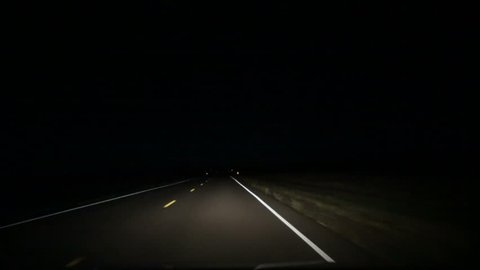
#> input picture test_images/1.jpg, 480 x 270 px
$ jupyter execute --allow-errors Lane-Lines-Detection.ipynb   (shell and % lines are left out)
#> lines starting #> are read from the running program, lines starting #| are printed output that depends on the picture; after the words box and inside, x2 and y2 are one past the last pixel; in counts of white or black regions, pixels touching at a corner belong together
## 1. Loading test images

[cell 1]
#Importing some useful packages
import matplotlib.pyplot as plt
import matplotlib.image as mpimg
import numpy as np
import cv2
import os
import glob
from moviepy.video.io.VideoFileClip import VideoFileClip

[cell 2]
def list_images(images, cols=2, rows=5, cmap=None):
    """
    Display a list of images in a single figure with matplotlib.
    """
    plt.figure(figsize=(10, 11))
    for i, image in enumerate(images):
        plt.subplot(rows, cols, i + 1)
        cmap = 'gray' if len(image.shape) == 2 else cmap
        plt.imshow(image, cmap=cmap)
        plt.xticks([])
        plt.yticks([])
    plt.tight_layout(pad=0, h_pad=0, w_pad=0)
    plt.show()

[cell 3]
if os.path.exists('test_images'):
    test_images = [plt.imread(img) for img in glob.glob('test_images/*.jpg')]
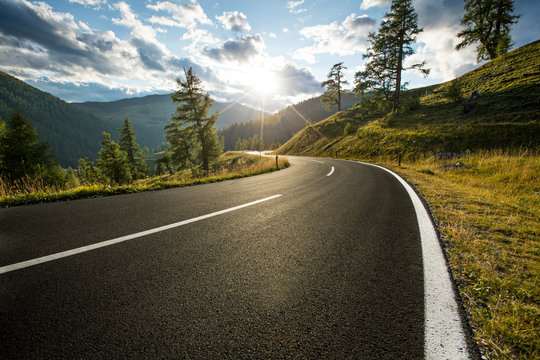
#> input picture test_images/360_F_200058675_xlBsEAhpCCtJhviCl9oEzhb42NsJHuI5 (2).jpg, 540 x 360 px
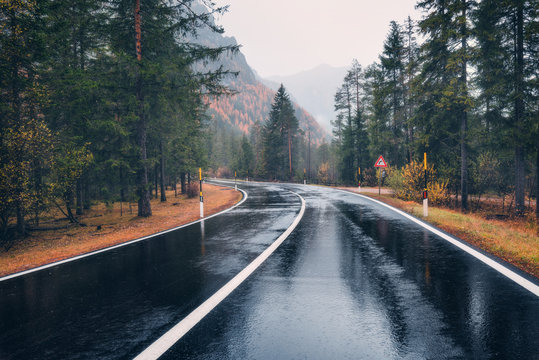
#> input picture test_images/360_F_231859652_yuIierrWt9XZJwgyYrDS5D6mQJGiJGZ8.jpg, 539 x 360 px
#> test_images = 3 items
    list_images(test_images)
#> the loop in list_images, `for i, image in enumerate(images):` made 3 passes
#> in list_images, `plt.show()`:
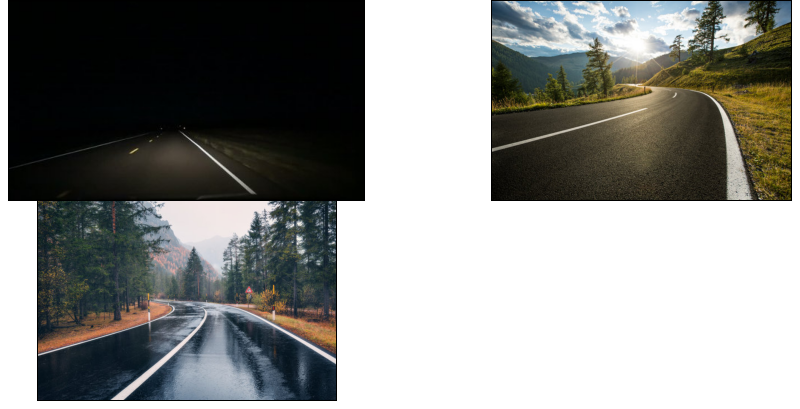
#> figure drawn by matplotlib, 3 panels
else:
    print("Error: 'test_images' folder not found.")

## 2. Color Selection

[cell 4]
def RGB_color_selection(image):
    """
    Apply color selection to RGB images to blackout everything except for white and yellow lane lines.
        Parameters:
            image: An np.array compatible with plt.imshow.
    """
    #White color mask
    lower_threshold = np.uint8([200, 200, 200])
    upper_threshold = np.uint8([255, 255, 255])
    white_mask = cv2.inRange(image, lower_threshold, upper_threshold)
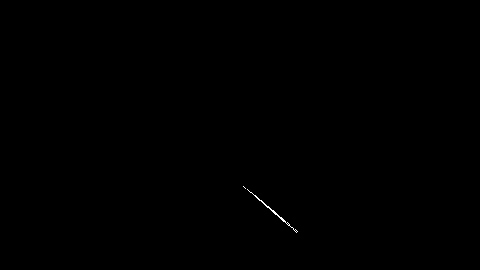
#> white_mask: shape (270, 480); 0.07% white in thin lines or dots, all inside (x1, y1, x2, y2) = (243, 186, 298, 233)
#> image is the input picture: shape (270, 480, 3); mean R, G, B 7.8, 8.6, 7

    #Yellow color mask
    lower_threshold = np.uint8([175, 175,   0])
    upper_threshold = np.uint8([255, 255, 255])
    yellow_mask = cv2.inRange(image, lower_threshold, upper_threshold)
#> yellow_mask: shape (270, 480); 0.15% white in thin lines or dots, all inside (x1, y1, x2, y2) = (166, 182, 314, 245)

    #Combine white and yellow masks
    mask = cv2.bitwise_or(white_mask, yellow_mask)
    masked_image = cv2.bitwise_and(image, image, mask = mask)

    return masked_image

Applying color selection to `test_images` in the RGB color space.

[cell 5]
list_images(list(map(RGB_color_selection, test_images)))
#> in RGB_color_selection (call 2), `white_mask = cv2.inRange(image, lower_threshold, upper_threshold)`: white_mask: shape (360, 540); 9.8% white; 286 white regions (267 under 20 px), largest, box (x1, y1, x2, y2) and area: (112, 1, 375, 114) 11637, (23, 31, 186, 94) 2595, (401, 28, 476, 89) 2573
#> in RGB_color_selection, image is the input picture: shape (360, 540, 3); mean R, G, B 98.7, 97.6, 80.8
#> in RGB_color_selection (call 2), `yellow_mask = cv2.inRange(image, lower_threshold, upper_threshold)`: yellow_mask: shape (360, 540); 14.8% white; 205 white regions (190 under 20 px), largest, box (x1, y1, x2, y2) and area: (0, 0, 380, 123) 19538, (373, 165, 468, 360) 3433, (401, 25, 480, 89) 3130
#> in RGB_color_selection (call 3), `white_mask = cv2.inRange(image, lower_threshold, upper_threshold)`: white_mask: shape (360, 539); 9.4% white; 176 white regions (162 under 20 px), largest, box (x1, y1, x2, y2) and area: (204, 0, 437, 135) 14299, (134, 193, 306, 360) 1926, (352, 193, 539, 296) 845
#> in RGB_color_selection, image is the input picture: shape (360, 539, 3); mean R, G, B 87.5, 93.3, 96.4
#> in RGB_color_selection (call 3), `yellow_mask = cv2.inRange(image, lower_threshold, upper_threshold)`: yellow_mask: shape (360, 539); 11.5% white; 313 white regions (290 under 20 px), largest, box (x1, y1, x2, y2) and area: (192, 0, 437, 138) 15334, (133, 184, 539, 360) 3730, (297, 292, 377, 336) 1228
#> the loop in list_images (call 2), `for i, image in enumerate(images):` made 3 passes

### a) HSV color space

[cell 6]
def convert_hsv(image):
    """
    Convert RGB images to HSV.
        Parameters:
            image: An np.array compatible with plt.imshow.
    """
    return cv2.cvtColor(image, cv2.COLOR_RGB2HSV)
#> returned value: shape (270, 480, 3); mean H, S, V 66.7, 179.9, 9.6

list_images(list(map(convert_hsv, test_images)))
#> in convert_hsv (call 2), `return cv2.cvtColor(image, cv2.COLOR_RGB2HSV)`: returned value: shape (360, 540, 3); mean H, S, V 40.4, 96.2, 105.6
#> in convert_hsv (call 3), `return cv2.cvtColor(image, cv2.COLOR_RGB2HSV)`: returned value: shape (360, 539, 3); mean H, S, V 86.6, 80.1, 104.7

[cell 7]
def HSV_color_selection(image):
    """
    Apply color selection to the HSV images to blackout everything except for white and yellow lane lines.
        Parameters:
            image: An np.array compatible with plt.imshow.
    """
    #Convert the input image to HSV
    converted_image = convert_hsv(image)

    #White color mask
    lower_threshold = np.uint8([0, 0, 210])
    upper_threshold = np.uint8([255, 30, 255])
    white_mask = cv2.inRange(converted_image, lower_threshold, upper_threshold)

    #Yellow color mask
    lower_threshold = np.uint8([18, 80, 80])
    upper_threshold = np.uint8([30, 255, 255])
    yellow_mask = cv2.inRange(converted_image, lower_threshold, upper_threshold)
#> yellow_mask: shape (270, 480); 0.01% white in thin lines or dots, all inside (x1, y1, x2, y2) = (164, 200, 176, 208)

    #Combine white and yellow masks
    mask = cv2.bitwise_or(white_mask, yellow_mask)
#> mask: shape (270, 480); 0.09% white in thin lines or dots, all inside (x1, y1, x2, y2) = (164, 186, 298, 233)
    masked_image = cv2.bitwise_and(image, image, mask = mask)
#> masked_image: shape (270, 480, 3)

    return masked_image

[cell 8]
list_images(list(map(HSV_color_selection, test_images)))
#> in HSV_color_selection (call 2), `white_mask = cv2.inRange(converted_image, lower_threshold, upper_thres..`: white_mask: shape (360, 540); 9.7% white; 303 white regions (283 under 20 px), largest, box (x1, y1, x2, y2) and area: (112, 1, 375, 115) 11069, (23, 31, 186, 94) 2561, (401, 28, 477, 89) 2547
#> in HSV_color_selection (call 2), `yellow_mask = cv2.inRange(converted_image, lower_threshold, upper_thre..`: yellow_mask: shape (360, 540); 18.3% white; 693 white regions (668 under 20 px), largest, box (x1, y1, x2, y2) and area: (182, 111, 540, 360) 27796, (112, 97, 277, 191) 2932, (457, 55, 540, 98) 851
#> in HSV_color_selection (call 2), `mask = cv2.bitwise_or(white_mask, yellow_mask)`: mask: shape (360, 540); 28% white; 974 white regions (934 under 20 px), largest, box (x1, y1, x2, y2) and area: (112, 97, 540, 360) 31686, (112, 1, 375, 115) 11079, (401, 28, 477, 91) 2638
#> in HSV_color_selection (call 3), `white_mask = cv2.inRange(converted_image, lower_threshold, upper_thres..`: white_mask: shape (360, 539); 9.4% white; 217 white regions (202 under 20 px), largest, box (x1, y1, x2, y2) and area: (198, 0, 437, 133) 14337, (134, 193, 328, 360) 1973, (355, 194, 539, 296) 833
#> in HSV_color_selection (call 3), `yellow_mask = cv2.inRange(converted_image, lower_threshold, upper_thre..`: yellow_mask: shape (360, 539); 1% white in thin lines or dots, all inside (x1, y1, x2, y2) = (0, 0, 539, 272)

### c) HSL color space

[cell 9]
def convert_hsl(image):
    """
    Convert RGB images to HSL.
        Parameters:
            image: An np.array compatible with plt.imshow.
    """
    return cv2.cvtColor(image, cv2.COLOR_RGB2HLS)
#> returned value: shape (270, 480, 3); mean of channels 0, 1, 2 66.7, 7.7, 163.7

list_images(list(map(convert_hsl, test_images)))
#> in convert_hsl (call 2), `return cv2.cvtColor(image, cv2.COLOR_RGB2HLS)`: returned value: shape (360, 540, 3); mean of channels 0, 1, 2 40.3, 90.1, 78.5
#> in convert_hsl (call 3), `return cv2.cvtColor(image, cv2.COLOR_RGB2HLS)`: returned value: shape (360, 539, 3); mean of channels 0, 1, 2 86.6, 92.5, 59.8

[cell 10]
def HSL_color_selection(image):
    """
    Apply color selection to the HSL images to blackout everything except for white and yellow lane lines.
        Parameters:
            image: An np.array compatible with plt.imshow.
    """
    #Convert the input image to HSL
    converted_image = convert_hsl(image)

    #White color mask
    lower_threshold = np.uint8([0, 200, 0])
    upper_threshold = np.uint8([255, 255, 255])
    white_mask = cv2.inRange(converted_image, lower_threshold, upper_threshold)
#> white_mask: shape (270, 480); 0.08% white in thin lines or dots, all inside (x1, y1, x2, y2) = (243, 186, 299, 234)

    #Yellow color mask
    lower_threshold = np.uint8([10, 0, 100])
    upper_threshold = np.uint8([40, 255, 255])
    yellow_mask = cv2.inRange(converted_image, lower_threshold, upper_threshold)
#> yellow_mask: shape (270, 480); 2.7% white; 96 white regions (69 under 20 px), largest, box (x1, y1, x2, y2) and area: (432, 223, 464, 262) 595, (371, 218, 432, 248) 428, (448, 184, 464, 208) 334

    #Combine white and yellow masks
    mask = cv2.bitwise_or(white_mask, yellow_mask)
    masked_image = cv2.bitwise_and(image, image, mask = mask)
#> masked_image: shape (270, 480, 3)

    return masked_image

Applying color selection to `test_images` in the HSL color space.

[cell 11]
list_images(list(map(HSL_color_selection, test_images)))
#> in HSL_color_selection (call 2), `white_mask = cv2.inRange(converted_image, lower_threshold, upper_thres..`: white_mask: shape (360, 540); 11.8% white; 310 white regions (292 under 20 px), largest, box (x1, y1, x2, y2) and area: (112, 0, 377, 115) 14432, (23, 31, 186, 95) 2823, (401, 27, 477, 89) 2746
#> in HSL_color_selection (call 2), `yellow_mask = cv2.inRange(converted_image, lower_threshold, upper_thre..`: yellow_mask: shape (360, 540); 21.2% white; 2543 white regions (2514 under 20 px), largest, box (x1, y1, x2, y2) and area: (0, 95, 540, 360) 30875, (411, 32, 540, 107) 3204, (475, 0, 506, 26) 207
#> in HSL_color_selection (call 2), `mask = cv2.bitwise_or(white_mask, yellow_mask)`:
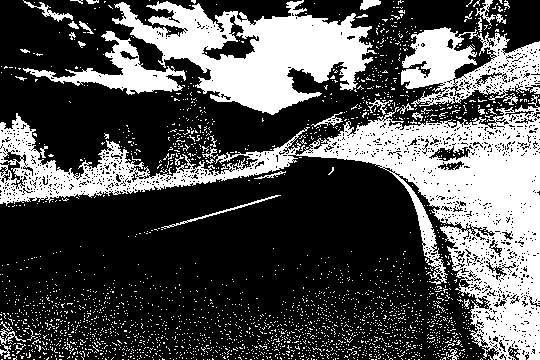
#> mask: shape (360, 540); 32.3% white; 2554 white regions (2519 under 20 px), largest, box (x1, y1, x2, y2) and area: (0, 95, 540, 360) 31904, (112, 0, 377, 115) 14432, (401, 27, 540, 107) 6002
#> in HSL_color_selection (call 2), `masked_image = cv2.bitwise_and(image, image, mask = mask)`:
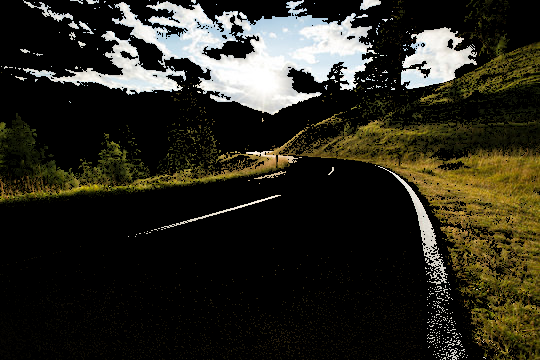
#> masked_image: shape (360, 540, 3); mean R, G, B 43, 41.2, 31.3
#> in HSL_color_selection (call 3), `white_mask = cv2.inRange(converted_image, lower_threshold, upper_thres..`:
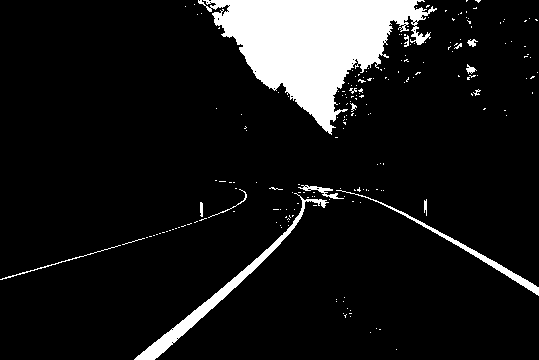
#> white_mask: shape (360, 539); 9.7% white; 207 white regions (191 under 20 px), largest, box (x1, y1, x2, y2) and area: (198, 0, 437, 135) 14731, (134, 193, 329, 360) 2054, (336, 190, 539, 296) 882
#> in HSL_color_selection (call 3), `yellow_mask = cv2.inRange(converted_image, lower_threshold, upper_thre..`:
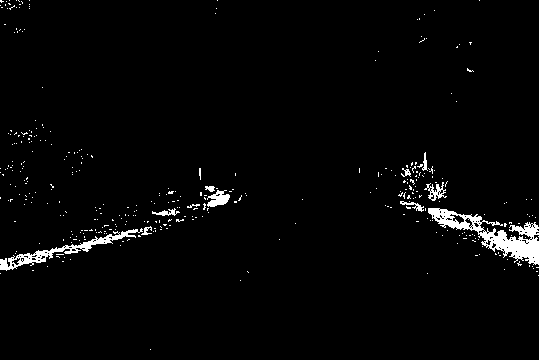
#> yellow_mask: shape (360, 539); 2.4% white; 362 white regions (350 under 20 px), largest, box (x1, y1, x2, y2) and area: (428, 208, 539, 265) 2000, (0, 228, 143, 271) 978, (207, 190, 230, 207) 236
#> in HSL_color_selection (call 3), `mask = cv2.bitwise_or(white_mask, yellow_mask)`:
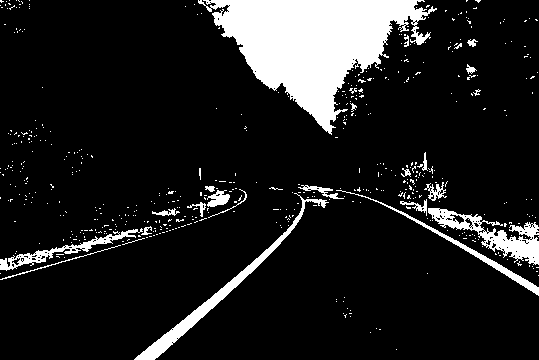
#> mask: shape (360, 539); 12.1% white; 522 white regions (496 under 20 px), largest, box (x1, y1, x2, y2) and area: (198, 0, 437, 135) 14731, (134, 193, 329, 360) 2054, (428, 208, 539, 265) 2000
#> in HSL_color_selection (call 3), `masked_image = cv2.bitwise_and(image, image, mask = mask)`:
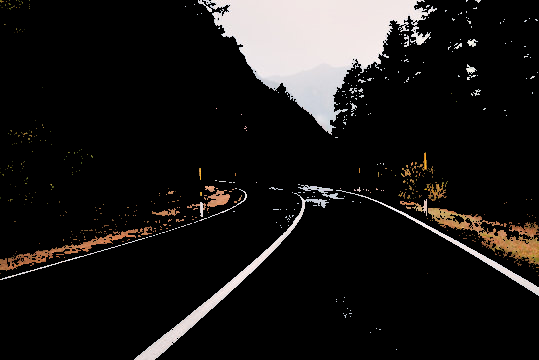
#> masked_image: shape (360, 539, 3); mean R, G, B 26.7, 24.7, 23.7

[cell 12]
color_selected_images = list(map(HSL_color_selection, test_images))
#> color_selected_images = 3 items

## 3. Canny Edge Detection

### a) Gray scaling the images

[cell 13]
def gray_scale(image):
    """
    Convert images to gray scale.
        Parameters:
            image: An np.array compatible with plt.imshow.
    """
    return cv2.cvtColor(image, cv2.COLOR_RGB2GRAY)

[cell 14]
gray_image=(list(map(gray_scale, color_selected_images)))
#> gray_image = 3 items
list_images = (gray_image)
#> list_images = 3 items
